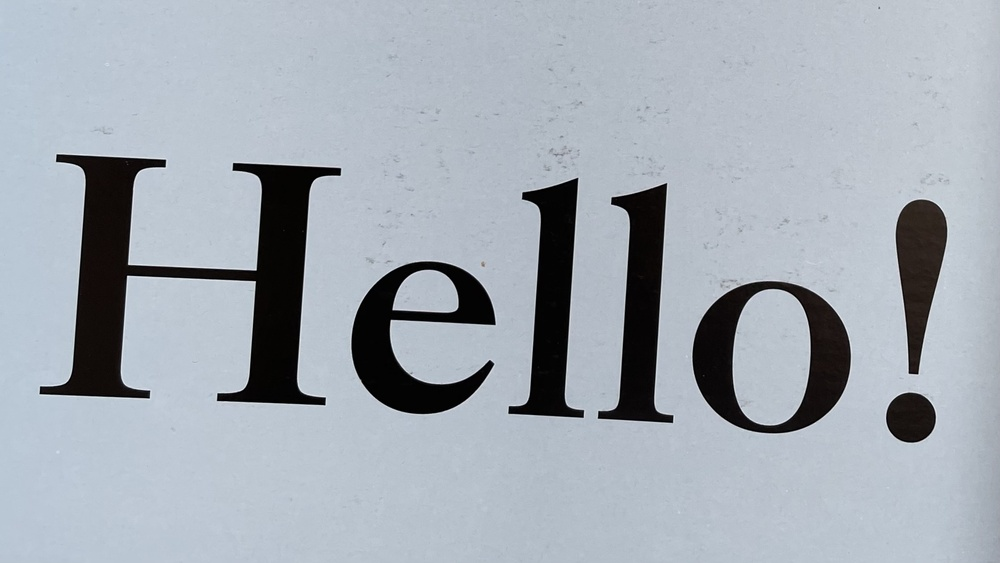
%> input picture problem1/HELLO.jpg, 1000 x 563 px, shrunk from 2236 x 1258 before the run
$ octave problem1_5.m   (GNU Octave 9; MATLAB toolbox functions it lacks are replaced by stand-ins)
%> lines starting %> are read from the running program, lines starting %| are printed output that depends on the picture; in (x1, y1, x2, y2) boxes, pixels count from 0 and x2, y2 are one past the last pixel; in counts of white or black regions, pixels touching at a corner belong together; the program's own positions count from 1
% [66 lines of commented-out code are left out]
I = imread('HELLO.jpg');
%> I is the input picture: size 563x1000x3 uint8; mean R, G, B 163.3, 170.9, 179.8
Igray = rgb2gray(I);
BW = imbinarize(Igray);
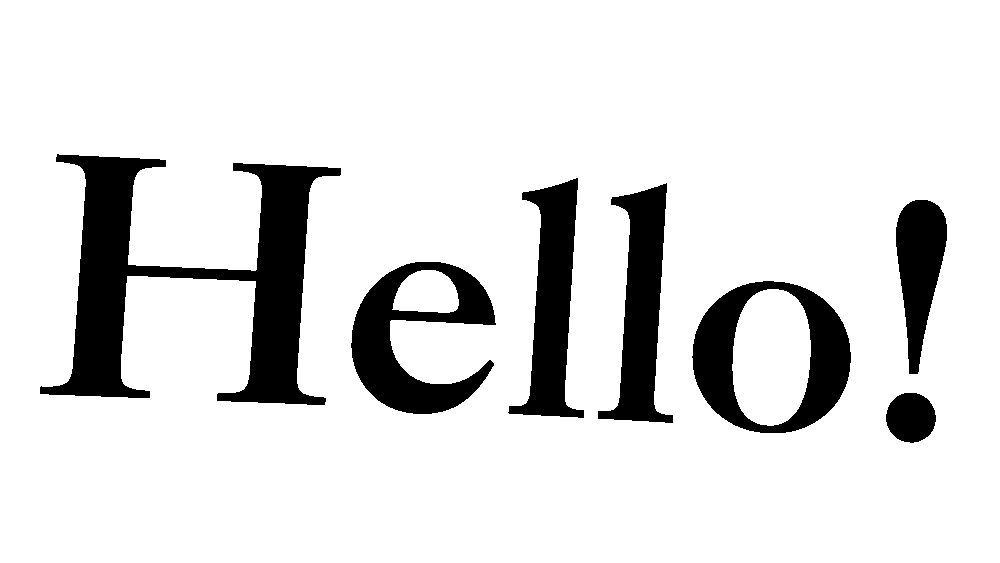
%> BW: size 563x1000 logical; 87.3% white; 7 black regions, largest, box (x1, y1, x2, y2) and area: (40, 154, 341, 405) 26526, (692, 281, 851, 433) 10319, (351, 262, 496, 414) 9917
BW = ~BW;

% Remove small noise
BW_clean = bwareaopen(BW, 50); % Remove noise less than 50 pixels
figure;
imshow(BW_clean);
title('Binary Image after Denoising');

% Detect character boundaries and perform character segmentation
[L, num1] = bwlabel(BW_clean); % Connectivity domain labeling for binary images
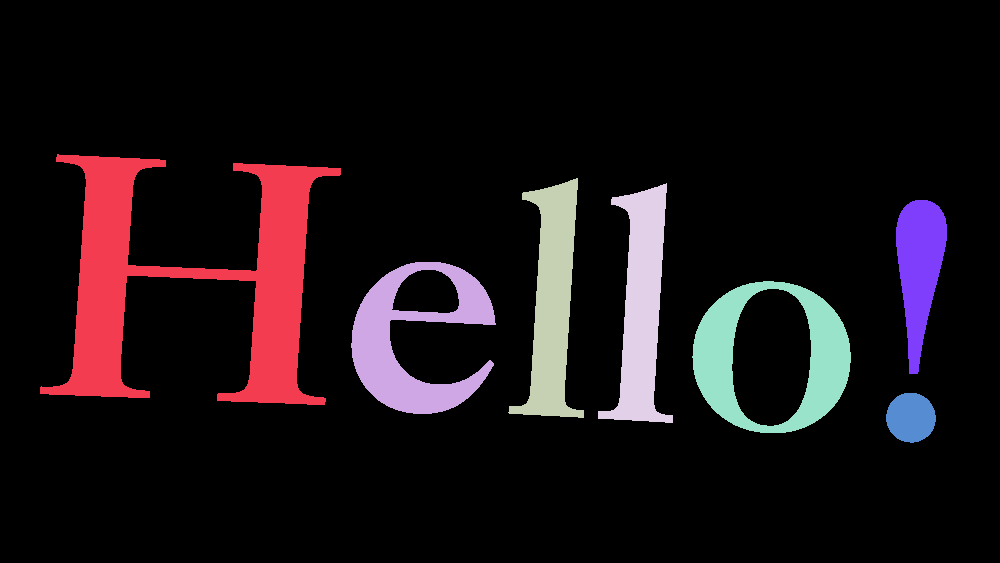
%> L: size 563x1000 double; 8 distinct labels, from 0 to 7; one colour per label, 0 black
%> num1 = 7

% Merge regions 6 and 7 into one region
L(L == 7) = 6; % Set all pixels with label 7 to label 6
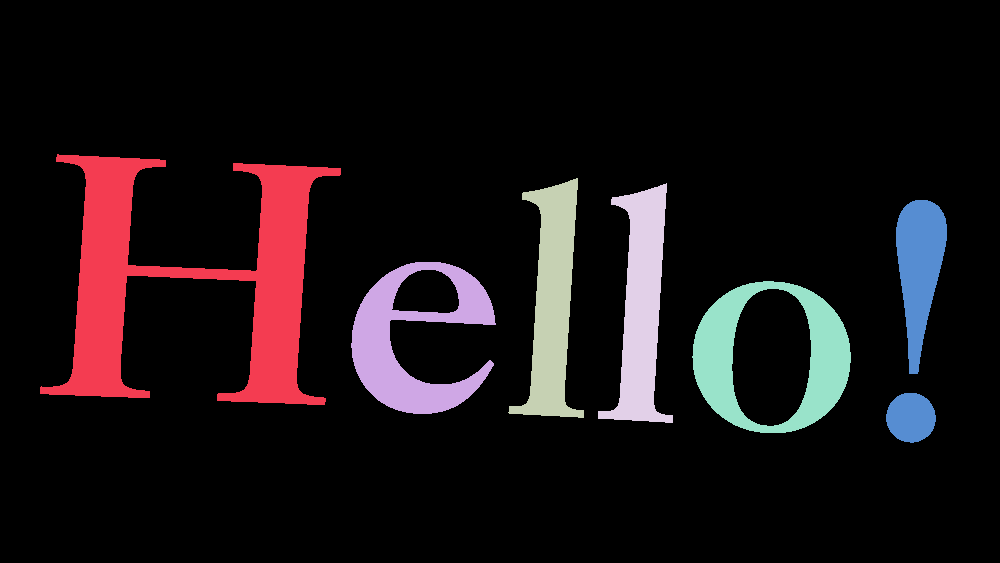
%> L: size 563x1000 double; 7 distinct labels, from 0 to 6; one colour per label, 0 black

% Update number of regions since we've merged two regions
unique_labels = unique(L);
%> unique_labels = [0; 1; 2; 3; 4; 5; 6]
unique_labels(unique_labels == 0) = []; % Remove background label (0)
num = length(unique_labels);
%> num = 6

% Display the result after merging regions
figure;
imshow(label2rgb(L)); % Display each connectivity field in a different color
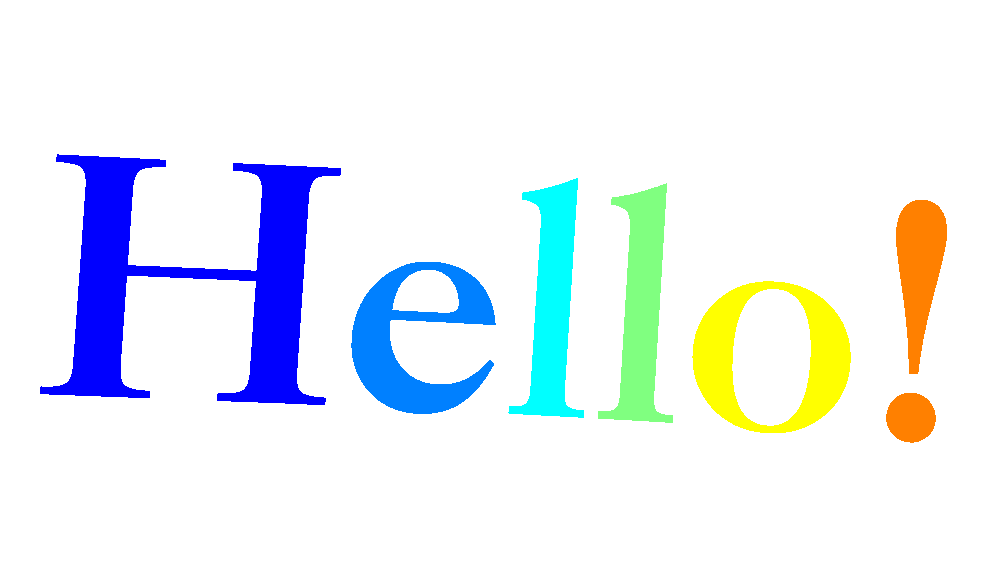
%> displayed picture: size 563x1000x3, on the screen's scale of 0 to 255; mean R, G, B 232.6, 239.1, 245
title('Character Segmentation Results with Merged Regions');

% Extract each character and mark it
figure;
imshow(I);
hold on;
for k = 1:num
    % Get the bounding box for each character
    [r, c] = find(L == unique_labels(k)); % Get the pixel points of the current character
    boundingBox = [min(c), min(r), max(c)-min(c)+1, max(r)-min(r)+1]; % Determine bounding box

    % Draw rectangular boxes around each character
    rectangle('Position', boundingBox, 'EdgeColor', 'r', 'LineWidth', 2);
    % Display the component number in blue above each character
    text(boundingBox(1), boundingBox(2)-10, num2str(unique_labels(k)), 'Color', 'blue', 'FontSize', 10, 'FontWeight', 'bold');
end
%> this loop made 6 passes
%> boundingBox on passes 1 to 6: [41 155 301 251], [352 263 145 152], [509 179 76 240], [599 184 75 240], [693 282 159 152], [887 201 61 243]
title('Character Bounding Boxes with Labels');
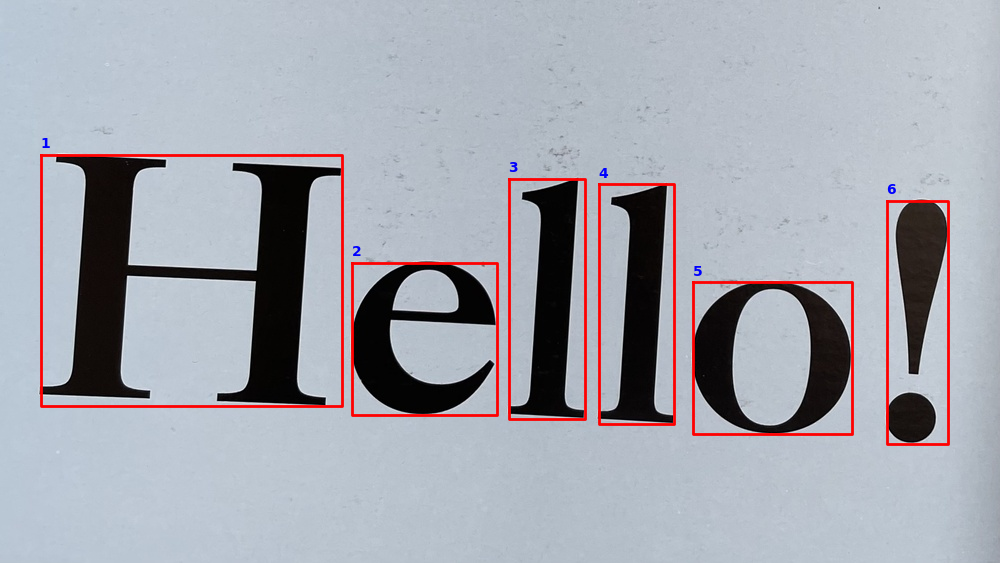
%> figure redrawn from the program's plot data; its title reads 'Character Bounding Boxes with Labels'

% Character Recognition with OCR
%> (the run ends here)
